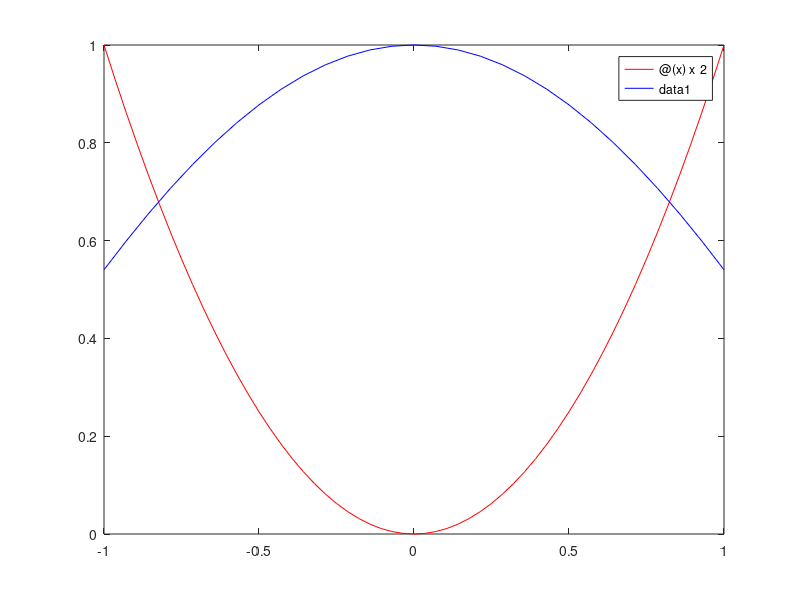

Here is the MATLAB script that generated this plot: (Note: this script raises an error after producing the figure.)
%Parte grafica do problema

g1=@(x) x^2
g2=@(x) cos(x)

figure (1)
fplot(g1,[-1 1], 'r')
hold %une os graficos
fplot(g2,[-1 1], 'b')

f=@(x) x^2-cos(x)

ufrgs_bissecao(f,0.8,0.9,1000)
ufrgs_pfalsa(f,0.8,0.9,24,0,0,0)
ufrgs_secante(f,0.8,0.9,10,0,0,0)

y1=cos(0.8241);
disp (y1)

ufrgs_bissecao(f,-0.9,-0.8,1000)
ufrgs_pfalsa(f,-0.9,-0.8,24,0,0,0)
ufrgs_secante(f,-0.9,-0.8,10,0,0,0)

y2=cos(-0.8241);
disp (y2)


%Utilizacao da Jacobiana (derivadas parciais)
F=@(z) [z(1)^2-z(2);
       cos(z(1))-z(2)]
   
J=@(z) [2*z(1)  -1;
    -sin(z(1))  -1]

z=[  -5;
     5]

N=10
x=mat_newton(F,J,z,N)

%Iniciamos no ponto (-5,5)
%Posteriormente, obtemos uma das respostas para o problema
%A resposta eh uma das raizes encontradas anteriormente
